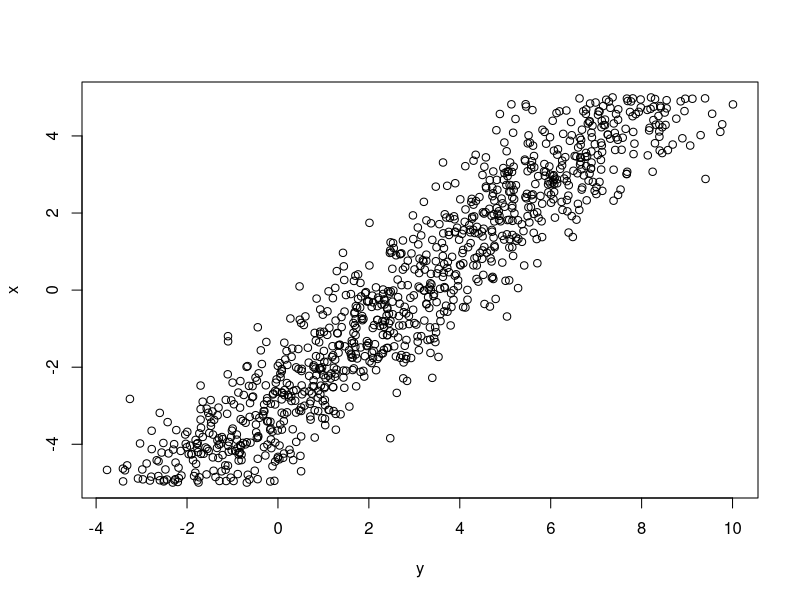
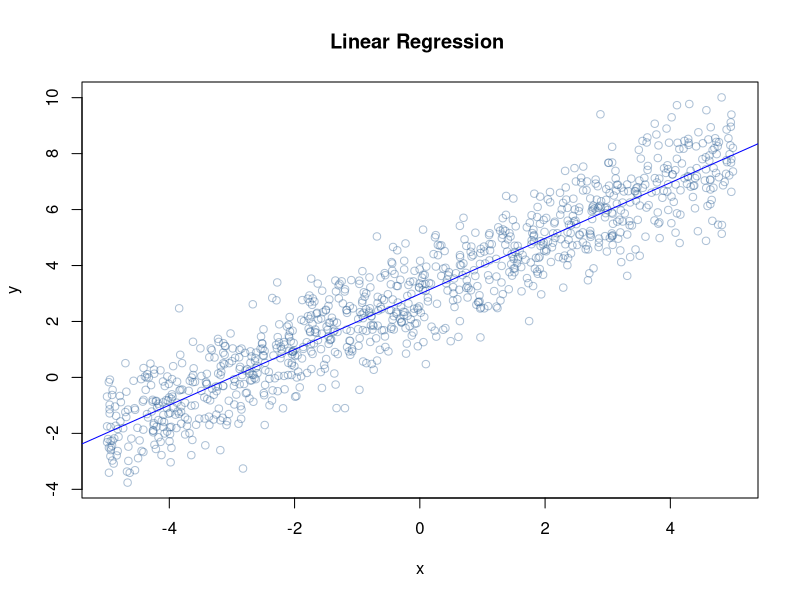
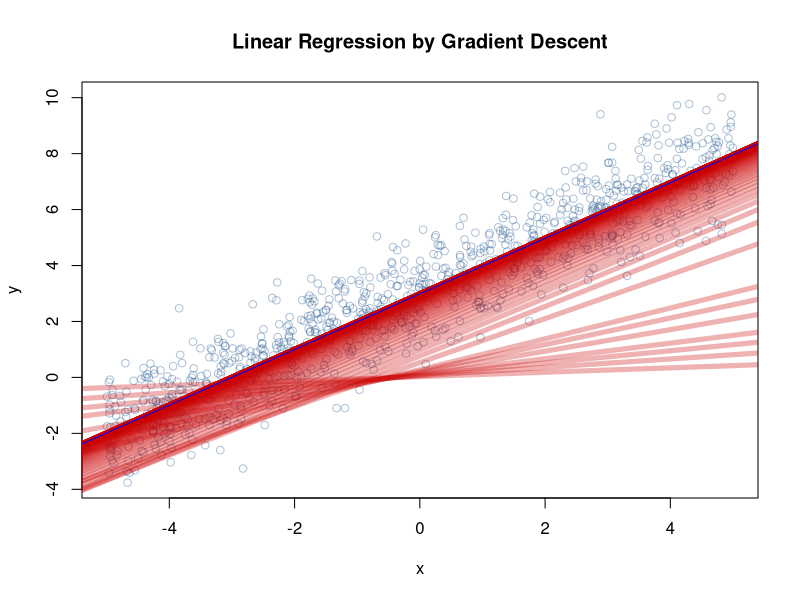
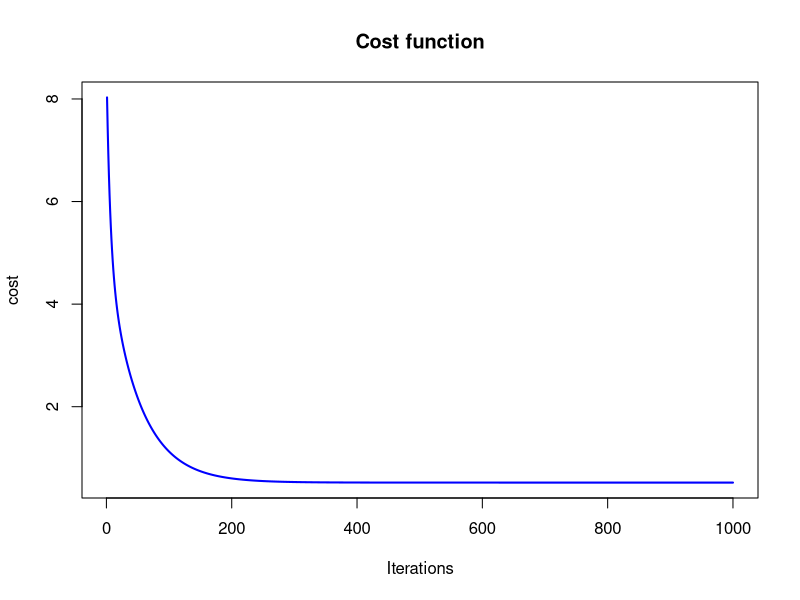

Reproduce these figures in R, in order.
# https://www.r-bloggers.com/linear-regression-by-gradient-descent/

# generate random data in which y is a noisy function of x
x <- runif(1000, -5, 5)
y <- x + rnorm(1000) + 3

# Look at the scotterplot 
plot(y, x)

# fit a linear model
res <- lm( y ~ x )
print(res)

# plot the data and the model
plot(x,y, col=rgb(0.2,0.4,0.6,0.4), main='Linear Regression ')
abline(res, col='blue')


# squared error cost function
cost <- function(X, y, theta) {
  sum( (X %*% theta - y)^2 ) / (2*length(y))
}

# learning rate and iteration limit
alpha <- 0.01
num_iters <- 1000

# keep history
cost_history <- double(num_iters)
theta_history <- list(num_iters)

# initialize coefficients
theta <- matrix(c(0,0), nrow=2)

# add a column of 1's for the intercept coefficient
X <- cbind(1, matrix(x))


# gradient descent
for (i in 1:num_iters) {
  error <- (X %*% theta - y)
  delta <- t(X) %*% error / length(y)
  theta <- theta - alpha * delta
  cost_history[i] <- cost(X, y, theta)
  theta_history[[i]] <- theta
}

print(theta)

plot(x,y, col=rgb(0.2,0.4,0.6,0.4), main='Linear Regression by Gradient Descent')

# plot data and converging fit
for (i in c(1,2,3, 4, 6, 8, seq(10, num_iters, by=10))) {
  abline(coef=theta_history[[i]], col=rgb(0.8,0,0,0.3),  lwd = 5)
}
abline(coef=theta, col='blue')

plot(cost_history, type='line', col='blue', lwd=2, main='Cost function', ylab='cost', xlab='Iterations')
